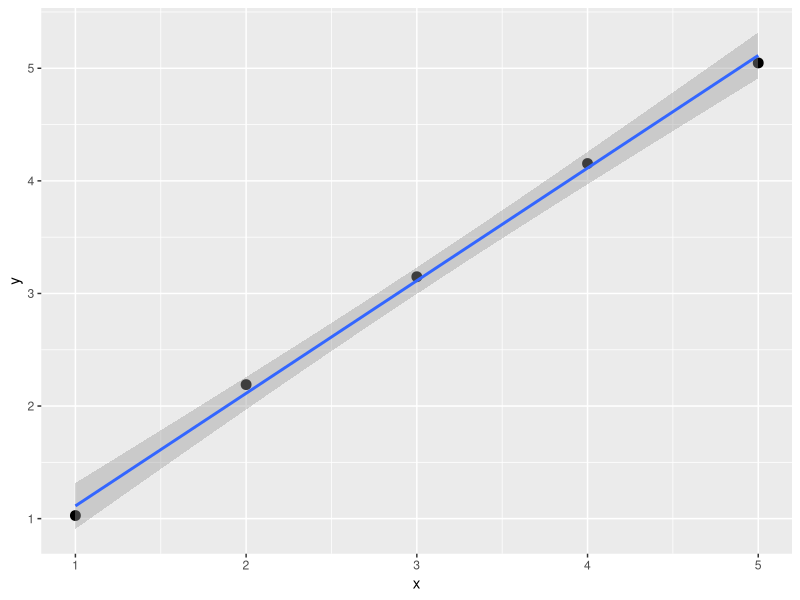

Write the R code that produced this figure.
# Create Dummy Data
a <- 0
b <- 1
e <- rnorm(5,0,0.1)
x <- 1:5
y <- a + b*x + e
data <- cbind(x,y)
data1 <- as.data.frame(data)

# Plot Data
library(ggplot2)
ggplot(data1, aes(x = x, y = y)) + geom_point(size = 3) + stat_smooth(method = lm, se = TRUE)

# Run Fitting Model : uses -1 to force through zero.
lmfit <- lm(y ~ x-1)
summary(lmfit)
